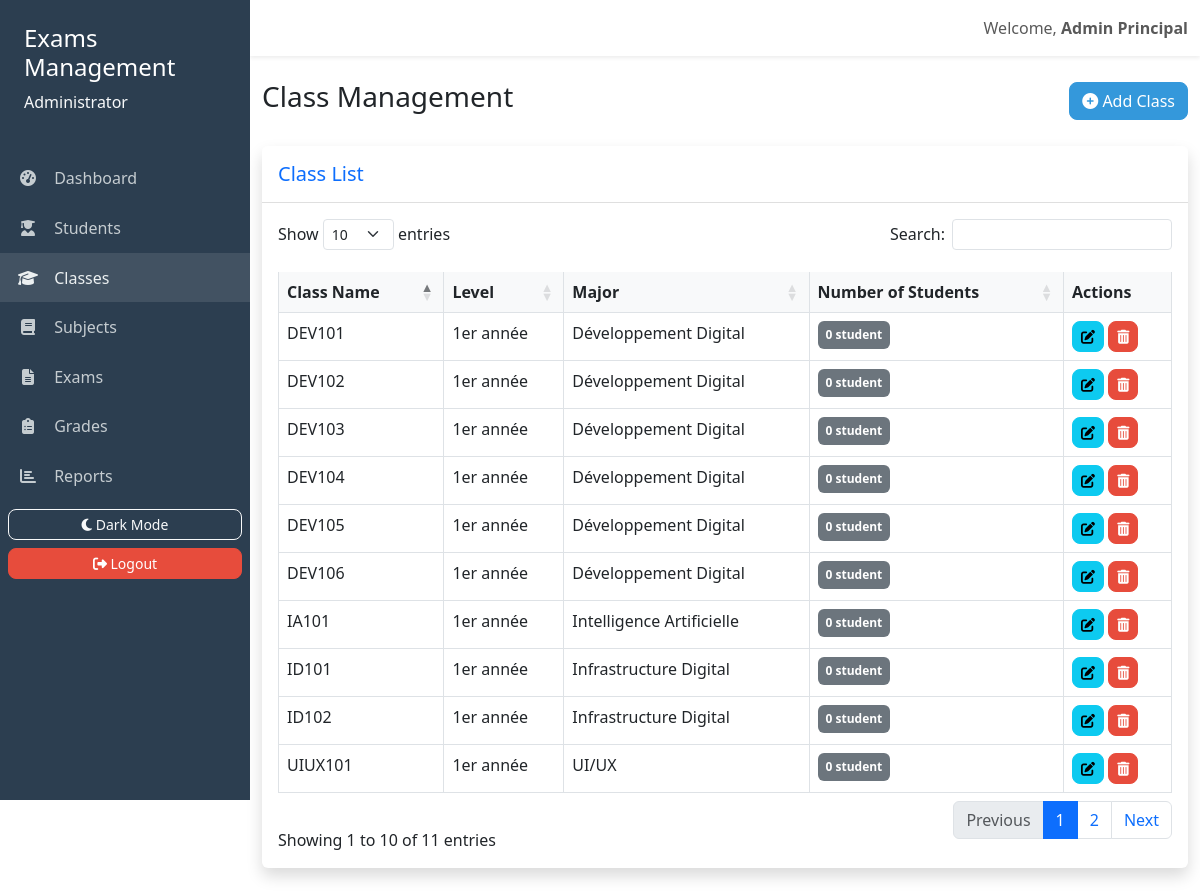
The page /admin/classes.php (signed in) on the database its author committed.
### tables this page shows
CREATE TABLE IF NOT EXISTS classes (
  id INT AUTO_INCREMENT PRIMARY KEY,
  nom VARCHAR(50) NOT NULL UNIQUE,
  niveau ENUM('1er année', '2ème année') NOT NULL,
  filiere_id INT,
  date_creation TIMESTAMP DEFAULT CURRENT_TIMESTAMP,
  FOREIGN KEY (filiere_id) REFERENCES filiere(id_filiere) ON DELETE SET NULL
);

CREATE TABLE IF NOT EXISTS filiere (
  id_filiere INT AUTO_INCREMENT PRIMARY KEY,
  filiere VARCHAR(100) NOT NULL
);

### admin/classes.php (the view, shortened to what this page needs)
<?php
    $error = '';
    try {
        $conn = getConnection();
    } catch (PDOException $e) {
        $error = "Database error: " . $e->getMessage();
    }
?>
<!DOCTYPE html>
<html lang="en fr">
<head>
    <link href="https://cdn.jsdelivr.net/npm/bootstrap@5.3.0/dist/css/bootstrap.min.css" rel="stylesheet">
    <link rel="stylesheet" href="https://cdnjs.cloudflare.com/ajax/libs/font-awesome/6.4.0/css/all.min.css">
    <link rel="stylesheet" href="https://cdn.datatables.net/1.11.5/css/dataTables.bootstrap5.min.css">
    <link rel="stylesheet" href="../assets/css/styles.css">
</head>
<body id="mainBody" class="">
    <div class="wrapper d-flex">
        <nav id="sidebar" class="sidebar">
            <div class="p-4">
                <h4 class="text-white">Exams Management</h4>
                <p class="text-light" id="userTypeDisplay">Administrator</p>
            </div>
            <ul class="nav flex-column">
                <li class="nav-item">
                    <a class="nav-link" href="admin_dashboard.php">
                        <i class="fas fa-tachometer-alt"></i> Dashboard
                    </a>
                </li>
                <li class="nav-item">
                    <a class="nav-link" data-bs-toggle="collapse" href="#elevesSubmenu" role="button" aria-expanded="false" aria-controls="elevesSubmenu">
                        <i class="fas fa-user-graduate"></i> Students
                    </a>
                </li>
                <li class="nav-item">
                    <a class="nav-link active" href="classes.php">
                        <i class="fas fa-graduation-cap"></i> Classes
                    </a>
                </li>
                <li class="nav-item">
                    <a class="nav-link" href="subjects.php">
                        <i class="fas fa-book"></i> Subjects
                    </a>
                </li>
                <li class="nav-item">
                    <a class="nav-link" href="exams.php">
                        <i class="fas fa-file-alt"></i> Exams
                    </a>
                </li>
                <li class="nav-item">
                    <a class="nav-link" href="grades.php">
                        <i class="fas fa-clipboard-list"></i> Grades
                    </a>
                </li>
                <li class="nav-item admin-only">
                    <a class="nav-link" href="student_reports.php">
                        <i class="fas fa-chart-bar"></i> Reports
                    </a>
                </li>
            </ul>
            <div class="p-2">
                <button id="darkModeToggle" class="btn btn-outline-light btn-sm mb-2 w-100">
                    <i class="fas fa-moon"></i> Dark Mode
                </button>
                <a href='../includes/logout.php' id="logoutButton" class="btn btn-danger btn-sm w-100">
                    <i class="fas fa-sign-out-alt"></i> Logout
                </a>
            </div>
        </nav>
        <div class="main-content">
            <nav class="navbar navbar-expand-lg navbar-light bg-white shadow-sm mb-4">
                <div class="container-fluid">
                    <span class="navbar-text ms-auto">
                        Welcome, <strong id="userNameDisplay"> <?php echo htmlspecialchars($_SESSION['name']); ?> </strong>
                    </span>
                </div>
            </nav>
            <div class="container-fluid">
                <div class="d-flex justify-content-between align-items-center mb-4">
                    <h1 class="h3">Class Management</h1>
                    <button id="addClassBtn" class="btn btn-primary">
                        <i class="fas fa-plus-circle"></i> Add Class
                    </button>
                </div>
                <div class="card shadow h-100 mb-4">
                    <div class="card-header py-3">
                        <h5 class="m-0 font-weight-bold text-primary">Class List</h5>
                    </div>
                    <div class="card-body">
                        <?php if (!empty($error)): ?>
                            <div class="alert alert-danger"><?php echo $error; ?></div>
                        <?php else: ?>
                        <div class="table-responsive">
                            <table class="table table-bordered" id="classesTable" width="100%" cellspacing="0">
                                <thead>
                                    <tr>
                                        <th>Class Name</th>
                                        <th>Level</th>
                                        <th>Major</th>
                                        <th>Number of Students</th>
                                        <th>Actions</th>
                                    </tr>
                                </thead>
                                <tbody>
                                    <?php
                                    try {
                                        try {
                                            $conn->query("ALTER TABLE classes ADD COLUMN IF NOT EXISTS filiere_id INT DEFAULT NULL");
                                            $conn->query("ALTER TABLE classes ADD CONSTRAINT fk_classe_filiere FOREIGN KEY (filiere_id) REFERENCES filiere(id_filiere)");
                                        } catch (PDOException $e) {
                                        }
                                        $stmt = $conn->query("
                                        SELECT c.id, c.nom, c.niveau, c.filiere_id, f.filiere AS filiere_nom,
                                               (SELECT COUNT(*) FROM etudiants e WHERE e.classe_id = c.id) AS nb_etudiants
                                        FROM classes c
                                        LEFT JOIN filiere f ON c.filiere_id = f.id_filiere
                                        ORDER BY c.nom
                                        ");
                                        $classes = $stmt->fetchAll(PDO::FETCH_ASSOC);
                                        foreach ($classes as $classe):
                                    ?>
                                    <tr>
                                        <td><?php echo htmlspecialchars($classe['nom']); ?></td>
                                        <td><?php echo htmlspecialchars($classe['niveau']); ?></td>
                                        <td><?php echo htmlspecialchars($classe['filiere_nom'] ?? 'Not assigned'); ?></td>
                                        <td>
                                            <span class="badge bg-<?php echo $classe['nb_etudiants'] > 0 ? 'primary' : 'secondary'; ?> p-2">
                                                <?php echo $classe['nb_etudiants']; ?> student<?php echo $classe['nb_etudiants'] > 1 ? 's' : ''; ?>
                                            </span>
                                        </td>
                                        <td>
                                            <button class="btn btn-sm btn-info editBtn"
                                                    data-id="<?= $classe['id'] ?>"
                                                    data-nom="<?= htmlspecialchars($classe['nom']) ?>"
                                                    data-niveau="<?= htmlspecialchars($classe['niveau']) ?>"
                                                    data-filiere="<?= $classe['filiere_id'] ?>">
                                                <i class="fas fa-edit"></i>
                                            </button>
                                            <button class="btn btn-sm btn-danger deleteBtn"
                                                    data-id="<?= $classe['id'] ?>"
                                                    data-nom="<?= htmlspecialchars($classe['nom']) ?>">
                                                <i class="fas fa-trash-alt"></i>
                                            </button>
                                        </td>
                                    </tr>
                                    <?php
                                        endforeach;
                                    } catch (PDOException $e) {
                                        echo "<tr><td colspan='5'>Error loading classes: " . $e->getMessage() . "</td></tr>";
                                    }
                                    ?>
                                </tbody>
                            </table>
                        </div>
                        <?php endif; ?>
                    </div>
                </div>
            </div>
        </div>
    </div>
    <div class="alert-container position-fixed top-0 end-0 p-3" style="z-index: 1060;" id="alertContainer"></div>
</body>
</html>

### assets/css/styles.css (style rules this page uses)
body { font-family: 'Segoe UI', Tahoma, Geneva, Verdana, sans-serif; transition: background-color 0.3s, color 0.3s; }
.sidebar { position: fixed; top: 0; left: 0px; height: 100vh; width: 250px; background-color: #2c3e50; color: #ecf0f1; transition: left 0.3s ease; z-index: 1040; }
.sidebar .nav-link { color: #ecf0f1; opacity: 0.8; padding: 0.8rem 1rem; transition: opacity 0.3s; }
.sidebar .nav-link:hover, .sidebar .nav-link.active { opacity: 1; background-color: rgba(255, 255, 255, 0.1); }
.sidebar .nav-link i { margin-right: 10px; width: 24px; text-align: center; }
.main-content { margin-left: 250px; transition: margin-left 0.3s; min-height: 100vh; width: 100%; }
.card { border: none; box-shadow: 0 0.125rem 0.25rem rgba(0, 0, 0, 0.075); transition: box-shadow 0.3s; }
.card-header { background-color: #ffffff; border-bottom: 1px solid rgba(0, 0, 0, 0.125); }
.btn { border-radius: 0.5rem; transition: all 0.2s; }
.btn-primary { background-color: #3498db; border-color: #3498db; }
.btn-danger { background-color: #e74c3c; border-color: #e74c3c; }
.table th { background-color: #f8f9fa; border-top: none; }
.alert-container { max-width: 350px; }

### rows shown on the page
classes: nom "DEV101", niveau "1er année", filiere.filiere "Développement Digital", nb_etudiants "0"
classes: nom "DEV102", niveau "1er année", filiere.filiere "Développement Digital", nb_etudiants "0"
classes: nom "DEV103", niveau "1er année", filiere.filiere "Développement Digital", nb_etudiants "0"
classes: nom "DEV104", niveau "1er année", filiere.filiere "Développement Digital", nb_etudiants "0"
classes: nom "DEV105", niveau "1er année", filiere.filiere "Développement Digital", nb_etudiants "0"
classes: nom "DEV106", niveau "1er année", filiere.filiere "Développement Digital", nb_etudiants "0"
classes: nom "IA101", niveau "1er année", filiere.filiere "Intelligence Artificielle", nb_etudiants "0"
classes: nom "ID101", niveau "1er année", filiere.filiere "Infrastructure Digital", nb_etudiants "0"
classes: nom "ID102", niveau "1er année", filiere.filiere "Infrastructure Digital", nb_etudiants "0"
classes: nom "UIUX101", niveau "1er année", filiere.filiere "UI/UX", nb_etudiants "0"

### other values the page prints
$_SESSION['name'] "Admin Principal"
